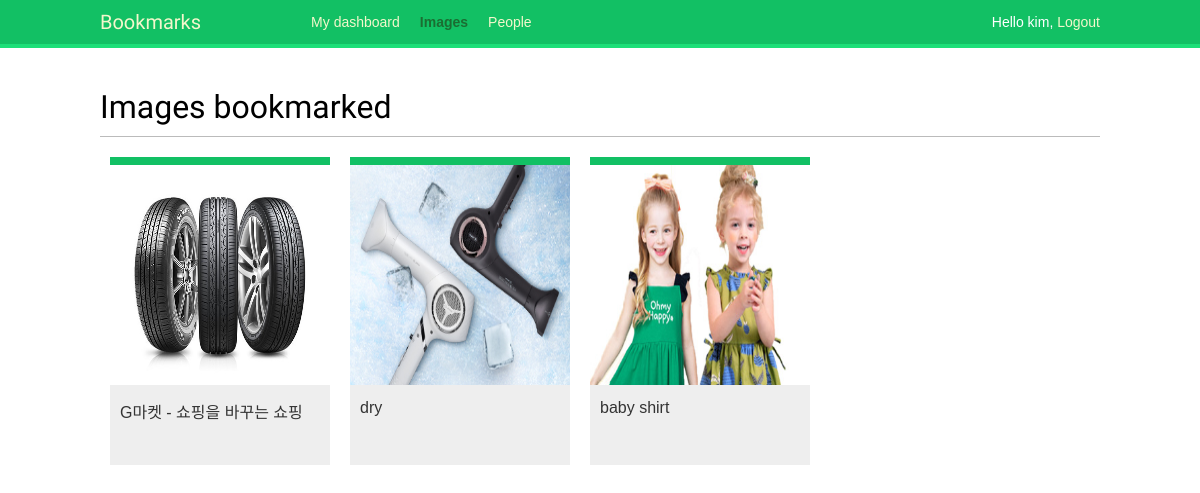
Page /images/ (signed in) on the committed database.
### images/models.py (models this page shows, shortened)
class Image(models.Model):
    user = models.ForeignKey(settings.AUTH_USER_MODEL,
                             related_name='images_created',
                             on_delete=models.CASCADE)
    title = models.CharField(max_length=200)
    slug = models.SlugField(max_length=200,
                            blank=True)
    url = models.URLField()
    image = models.ImageField(upload_to='images/%Y/%m/%d/')
    description = models.TextField(blank=True)
    created = models.DateField(auto_now_add=True,
                               db_index=True)
    users_like = models.ManyToManyField(settings.AUTH_USER_MODEL,
                                        related_name='images_liked',
                                        blank=True)
    total_likes = models.PositiveIntegerField(db_index=True,default=0)
    def get_absolute_url(self):
           return reverse('images:detail', args=[self.id, self.slug])

### images/views.py (the view)
# urls.py: path('', views.image_list, name='list'),
@login_required
def image_list(request):
    images = Image.objects.all().order_by('-total_likes')
    paginator = Paginator(images, 8)
    page = request.GET.get('page')
    try:
        images = paginator.page(page)
    except PageNotAnInteger:
        images = paginator.page(1)
    except EmptyPage:
        if request.is_ajax():
            return HttpResponse('')
        images = paginator.page(paginator.num_pages)
    if request.is_ajax():
        return render(request,
                      'images/image/list_ajax.html',
                      {'section': 'images', 'images': images})
    return render(request,
                  'images/image/list.html',
                   {'section': 'images', 'images': images})

### images/templates/images/image/list.html (shortened to what this page needs)
{% extends "base.html" %}
{% block content %}
  <h1>Images bookmarked</h1>
  <div id="image-list">
    {% include "images/image/list_ajax.html" %}
  </div>
{% endblock %}

### account/templates/base.html (shortened to what this page needs)
{% load staticfiles %}
<!DOCTYPE html>
<html>
<head>
  <link href="{% static "css/base.css" %}" rel="stylesheet">
</head>
<body>
  <div id="header">
    <span class="logo">Bookmarks</span>
	{% if request.user.is_authenticated %}
      <ul class="menu">
        <li {% if section == "dashboard" %}class="selected"{% endif %}>
          <a href="{% url "dashboard" %}">My dashboard</a>
        </li>
        <li {% if section == "images" %}class="selected"{% endif %}>
          <a href="{% url "images:list"%}">Images</a>
        </li>
        <li {% if section == "people" %}class="selected"{% endif %}>
          <a href="{% url "user_list" %}">People</a>
        </li>
      </ul>
    {% endif %}
    <span class="user">
      {% if request.user.is_authenticated %}
        Hello {{ request.user.first_name }},
        <a href="{% url "logout" %}">Logout</a>
      {% else %}
        <a href="{% url "login" %}">Log-in</a>
      {% endif %}
    </span>
  </div>
  <div id="content">
    {% block content %}
    {% endblock %}
  </div>
</body>
</html>

### images/templates/images/image/list_ajax.html
{% load thumbnail %}
{% for image in images %}
  <div class="image">
    <a href="{{ image.get_absolute_url }}">
      {% thumbnail image.image "300x300" crop="100%" as im %}
        <a href="{{ image.get_absolute_url }}">
          <img src="{{ im.url }}">
        </a>
      {% endthumbnail %}
    </a>
    <div class="info">
      <a href="{{ image.get_absolute_url }}" class="title">
        {{ image.title }}
      </a>
    </div>
  </div>
{% endfor %}

### account/static/css/base.css (style rules this page uses)
body { margin:0; padding:0; font-family:helvetica, sans-serif; }
a { color:#12c064; text-decoration:none; }
h1, h2, h3, h4, h5 , h6 { font-family: 'Muli', sans-serif; font-weight:normal; }
h1 { border-bottom:1px solid #bbb; padding:0 0 10px 0; margin:10px 0 20px 0; }
#header { padding:10px 100px; font-size:14px; background:#12c064; color:#fff; border-bottom:4px solid #1cdf78; overflow:auto; }
#header .logo { font-family: 'Muli', sans-serif; float:left; color:#f3f7cc; font-size:20px; margin-right:10%; }
#header ul.menu { list-style:none; float:left; margin:0; padding:0; }
#header ul.menu li { float:left; padding:4px 10px; }
#header ul.menu li.selected a, #header ul.menu li.selected a:hover { color:#1b6d32; font-weight:bold; }
#header a { color:#f3f7cc; }
#header .user { float:right; padding-top:4px; }
#content { padding:30px 100px; }
#image-list { overflow:auto; }
#image-list .image { float:left; width:220px; height:300px; margin:0 10px 10px 10px; border-top:8px solid #12c064; background:#eee; }
#image-list img { width:220px; height:220px; }
#image-list .info { padding:10px; }
#image-list .info a { color:#333; }

### rows in the picture
Image: shows a picture, title "G마켓 - 쇼핑을 바꾸는 쇼핑"
Image: shows a picture, title "dry"
Image: shows a picture, title "baby shirt"

### other values in the picture
{{ request.user.first_name }} "kim"
